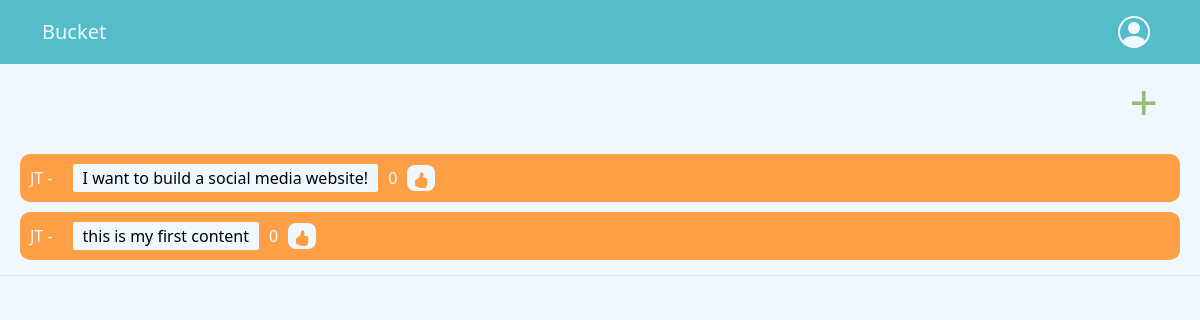
Page / (signed in) on the earlier database version.
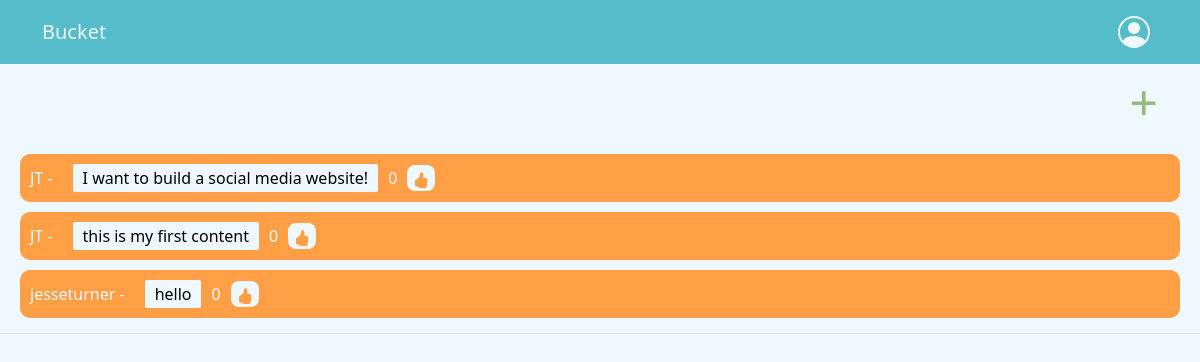
Same page on the later database version.
### profiles/models.py (models this page shows, shortened)
class Content(models.Model):
    user = models.ForeignKey(User, on_delete=models.CASCADE, related_name='content')
    text = models.TextField()
    created_at = models.DateTimeField(auto_now_add=True)
    updated_at = models.DateTimeField(auto_now=True)
    def total_likes(self):
        return self.likes.count()

### feed/views.py (the view)
# urls.py: path('', include("feed.urls")),
@login_required
def feed(request):
    user = request.user
    content = Content.objects.all()
    return render(request, 'feed.html', {'user': user, 'content': content})

### feed/templates/feed.html (shortened to what this page needs)
{% extends 'base.html' %}
{% block content %}
<div class="header-feed">
  <a href="profile/new_slip" id="button-add"> + </a>
</div>
<div class="content-container">
  {% for slip in content %}
  <div class="slip-container">
    <div class="slip-user"> {{slip.user}} - </div>
      <div class="slip-text">{{ slip.text }}</div>
      <div class="slip-likes">{{ slip.total_likes }}</div>
      <form action="{% url 'like_content' slip.id %}" method="post" class="like-form">
          <button type="submit" class="like-button">
        </button>
      </form>
  </div>
  {% endfor %}
</div>
{% endblock %}

### templates/base.html (shortened to what this page needs)
<!DOCTYPE html>
<html lang="en">
  <head>
    {% load static %}
    <link href="https://fonts.googleapis.com/css2?family=Roboto+Slab:wght@300;400&display=swap" rel="stylesheet"><link
          href="https://cdn.jsdelivr.net/npm/bootstrap@5.3.2/dist/css/bootstrap.min.css"
          rel="stylesheet"
        />
    <link href="{% static 'css/styles.css' %}" rel="stylesheet" type="text/css" />
  </head>
  <body>
    <nav class="navbar navbar-expand-lg">
      <div class="container">
        <a class="navbar-brand" href="/">Bucket</a>
        <div class="collapse navbar-collapse" id="navbarNav">
          <ul class="navbar-nav ms-auto">
          {% block conditional_navbar_content %}
          <li class="nav-item">
            <a class="nav-link icon-profile" href="/profile"></a>
          </li>
          {% endblock %}
          </ul>
        </div>
      </div>
    </nav>
    <main>
      {% block content %}{% endblock %}
    </main>
    <footer id="Contact"
      class="border-top"
    >
    </footer>
  </body>
</html>

### profiles/static/css/styles.css (style rules this page uses)
body { background-color: #F0F8FF; color: #FF9F45; }
.navbar { background-color: #55BCC9; }
.navbar a { color: #F0F8FF; transition: transform 0.3s ease; }
.icon-profile { width: 48px; height: 48px; }
.header-feed { display: flex; justify-content: end; padding: 0px 20px; }
#button-add { text-decoration: none; font-size:50px; padding: 0px 22px; color: var(--green); border-radius:8px; transition: transform 0.3s ease; }
.content-container { padding: 5px 20px; }
.slip-container { display: flex; align-items: center; background-color: var(--orange); color: var(--cloud-white); padding: 10px; border-radius: 10px; margin:10px 0px; }
.slip-user { margin-right:20px; }
.slip-text { background-color:var(--cloud-white); color: black; margin-right: 10px; padding: 2px 10px; border-radius:2px; }
.slip-likes { margin-right: 10px; }
.like-form { margin: 0; }
.like-button { cursor: pointer; border:none; border-radius: 8px; background-color:var(--cloud-white); color: var(--orange) }
:root { --cloud-white: #F0F8FF; --blue: #55BCC9; --green: #96BB7C; --orange: #FF9F45; }

Differences in the rows shown:
added Content: user "jesseturner", text "hello", total_likes "0"
